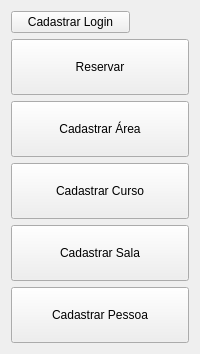
                  <widget class="QWidget" name="cadastros">
                   <layout class="QVBoxLayout" name="verticalLayout_7">
                    <item>
                     <widget class="QPushButton" name="btnCadastroLogin">
                      <property name="maximumSize">
                       <size>
                        <width>119</width>
                        <height>56</height>
                       </size>
                      </property>
                      <property name="cursor">
                       <cursorShape>PointingHandCursor</cursorShape>
                      </property>
                      <property name="text">
                       <string>Cadastrar Login</string>
                      </property>
                      <property name="autoExclusive">
                       <bool>true</bool>
                      </property>
                     </widget>
                    </item>
                    <item>
                     <widget class="QPushButton" name="btnReserva">
                      <property name="minimumSize">
                       <size>
                        <width>119</width>
                        <height>56</height>
                       </size>
                      </property>
                      <property name="cursor">
                       <cursorShape>PointingHandCursor</cursorShape>
                      </property>
                      <property name="text">
                       <string>Reservar</string>
                      </property>
                      <property name="autoExclusive">
                       <bool>true</bool>
                      </property>
                     </widget>
                    </item>
                    <item>
                     <widget class="QPushButton" name="btnArea">
                      <property name="minimumSize">
                       <size>
                        <width>119</width>
                        <height>56</height>
                       </size>
                      </property>
                      <property name="cursor">
                       <cursorShape>PointingHandCursor</cursorShape>
                      </property>
                      <property name="text">
                       <string>Cadastrar Área</string>
                      </property>
                      <property name="autoExclusive">
                       <bool>true</bool>
                      </property>
                     </widget>
                    </item>
                    <item>
                     <widget class="QPushButton" name="btnCurso">
                      <property name="minimumSize">
                       <size>
                        <width>119</width>
                        <height>56</height>
                       </size>
                      </property>
                      <property name="cursor">
                       <cursorShape>PointingHandCursor</cursorShape>
                      </property>
                      <property name="text">
                       <string>Cadastrar Curso</string>
                      </property>
                      <property name="autoExclusive">
                       <bool>true</bool>
                      </property>
                     </widget>
                    </item>
                    <item>
                     <widget class="QPushButton" name="btnCadastarSala">
                      <property name="minimumSize">
                       <size>
                        <width>119</width>
                        <height>56</height>
                       </size>
                      </property>
                      <property name="cursor">
                       <cursorShape>PointingHandCursor</cursorShape>
                      </property>
                      <property name="text">
                       <string>Cadastrar Sala</string>
                      </property>
                      <property name="autoExclusive">
                       <bool>true</bool>
                      </property>
                     </widget>
                    </item>
                    <item>
                     <widget class="QPushButton" name="btnCadastroPessoa">
                      <property name="minimumSize">
                       <size>
                        <width>119</width>
                        <height>56</height>
                       </size>
                      </property>
                      <property name="cursor">
                       <cursorShape>PointingHandCursor</cursorShape>
                      </property>
                      <property name="text">
                       <string>Cadastrar Pessoa</string>
                      </property>
                      <property name="autoExclusive">
                       <bool>true</bool>
                      </property>
                     </widget>
                    </item>
                   </layout>
                  </widget>
